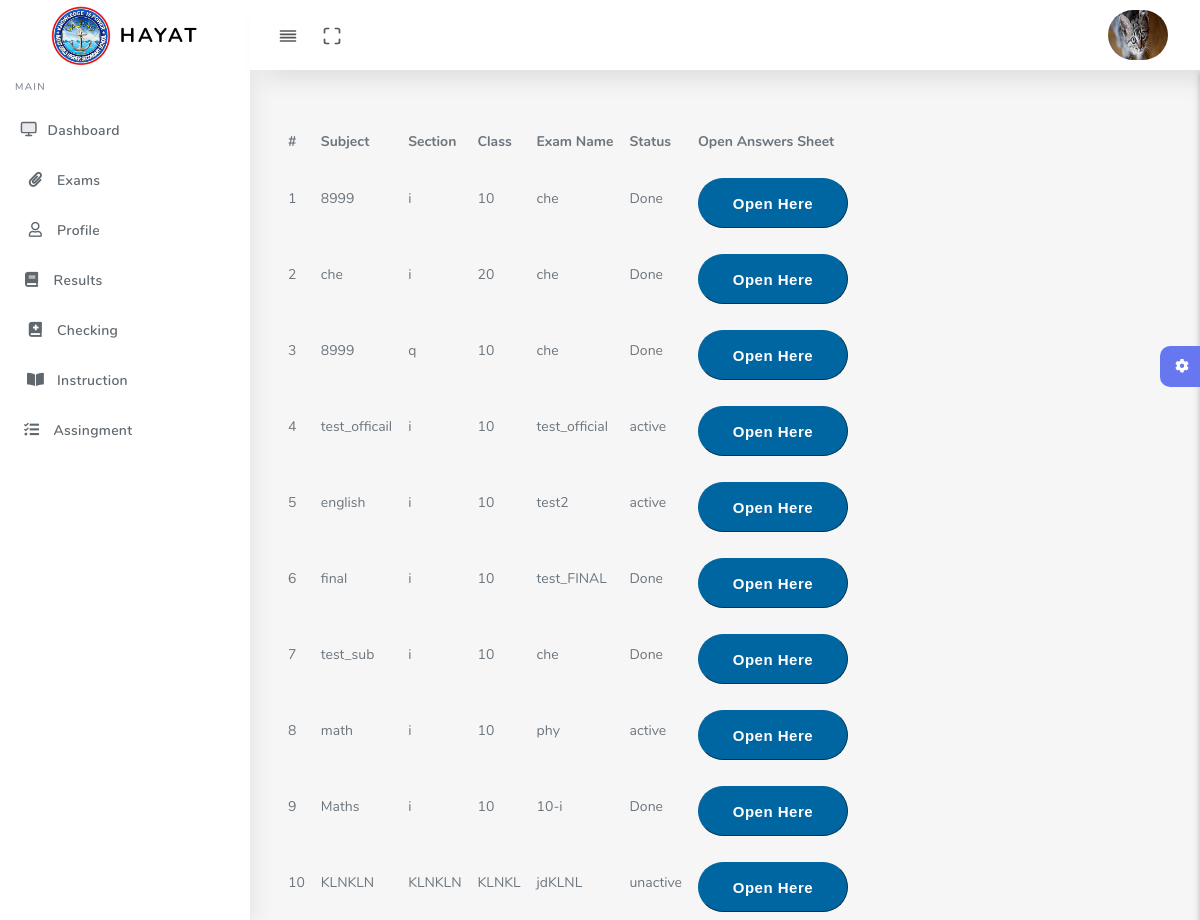
The page /teacher/checkingsubject.php (signed in) on the database its author committed.
### tables this page shows
CREATE TABLE `teachers` (
  `t_id` varchar(100) NOT NULL COMMENT 'Roll Number/Gr.Number of Teacher',
  `name` varchar(30) NOT NULL,
  `class` varchar(10) NOT NULL,
  `subject` varchar(20) NOT NULL,
  `section` varchar(20) NOT NULL,
  `username` varchar(20) NOT NULL,
  `email` varchar(50) NOT NULL,
  `password` varchar(30) NOT NULL,
  `t_cnic` int(30) NOT NULL,
  `t_phone` int(20) NOT NULL,
  `address` varchar(200) NOT NULL,
  `p_address` varchar(255) NOT NULL COMMENT 'Parament Address',
  `acc_approval` int(1) NOT NULL DEFAULT 0,
  `class_teacher` varchar(20) NOT NULL DEFAULT 'none',
  `user_image` varchar(255) NOT NULL DEFAULT '0',
  `online_status` varchar(10) NOT NULL,
  `profile_lock` int(2) NOT NULL
);

CREATE TABLE `exam_data` (
  `exam_id` int(255) NOT NULL,
  `exam_name` varchar(100) NOT NULL,
  `subject` varchar(100) NOT NULL,
  `t_id` varchar(100) NOT NULL,
  `section` varchar(20) NOT NULL,
  `class` varchar(20) NOT NULL,
  `time` varchar(4) NOT NULL,
  `status` varchar(20) NOT NULL DEFAULT 'unactive' COMMENT 'Active Exam Or Not',
  `created` datetime(6) DEFAULT current_timestamp(6),
  `admin_approval` int(2) NOT NULL DEFAULT 0 COMMENT 'admin approve of exams or not(testing phase)'
);

### teacher/checkingsubject.php (the view, shortened to what this page needs)
<?php
include '../connection/config.php';
$tid = $_SESSION["t_id"];
$sql_img = "select user_image from `teachers` where t_id ='$tid' and user_image = '0'";
$conn_img = mysqli_query($conn,$sql_img);
$p_img= mysqli_num_rows($conn_img);
$sqlp_img = "select user_image from `teachers` where t_id ='$tid' and user_image <> '0'";
$pro_img = mysqli_query($conn,$sqlp_img);
while($row = mysqli_fetch_assoc($pro_img)){
  $uimg = $row['user_image'];
}
?>
<!DOCTYPE html>
<html lang="en">
<head>
  <link rel="stylesheet" href="assets/css/app.min.css">
  <link rel="stylesheet" href="assets/css/style.css">
  <link rel="stylesheet" href="assets/css/components.css">
  <link rel="stylesheet" href="assets/css/custom.css">
</head>
<body>
  <div id="app">
    <div class="main-wrapper main-wrapper-1">
      <div class="navbar-bg"></div>
      <nav class="navbar navbar-expand-lg main-navbar sticky">
        <div class="form-inline mr-auto">
          <ul class="navbar-nav mr-3">
            <li><a href="#" data-toggle="sidebar" class="nav-link nav-link-lg
									collapse-btn"> <i data-feather="align-justify"></i></a></li>
            <li><a href="#" class="nav-link nav-link-lg fullscreen-btn">
                <i data-feather="maximize"></i>
              </a></li>
          </ul>
        </div>
        <ul class="navbar-nav navbar-right">
          <li class="dropdown"><a href="#" data-toggle="dropdown"
              class="nav-link dropdown-toggle nav-link-lg nav-link-user">
    <?php
    if($p_img == 1){
      echo  "<img id='profileImage' src='assets/img/teacher.png' class='mobile_profile_image' alt='Please Uploaded Photo'>";
}else{
   echo  "<img id='profileImage' src='$uimg' class='mobile_profile_image' alt='Uploaded Photo'>";
}
      ?>
      <span class="d-sm-none d-lg-inline-block"></span></a>
          </li>
        </ul>
      </nav>
      <div class="main-sidebar sidebar-style-2">
        <aside id="sidebar-wrapper">
          <div class="sidebar-brand">
            <a href="index.html"> <img alt="image" src="../assets/images/logo.jpg" id="logo_header" class="header-logo" /> <span
                class="logo-name">HAYAT</span>
            </a>
          </div>
<ul class="sidebar-menu">
            <li class="menu-header">Main</li>
            <li class="dropdown">
              <a href="profile_t.php" class="nav-link"><i data-feather="monitor"></i><span>Dashboard</span></a>
            </li>
            <li class="dropdown">
              <a href="exam.php" class="nav-link"><i class="fas fa-paperclip"></i><span>Exams</span></a>
            </li>
            <li class="dropdown">
              <a href="profile.php" class="nav-link"><i class="far fa-user"></i><span>Profile</span></a>
            </li>
            <li class="dropdown">
              <a href="select_exam.php" class="nav-link"><i class="fa fa-book" aria-hidden="true"></i><span>Results</span></a>
            </li>
            <li class="dropdown">
              <a href="checkingsubject.php" class="nav-link"><i class="fas fa-book-medical"></i><span>Checking</span></a>
            </li>
            <li class="dropdown">
              <a href="instruction.php" class="nav-link"><i class="fas fa-book-open"></i><span>Instruction</span></a>
            </li>
            <li class="dropdown">
              <a href="assingment.php" class="nav-link"><i class="fa fa-tasks" aria-hidden="true"></i><span>Assingment</span></a>
            </li>
          </ul>
        </aside>
      </div>
      <div class="main-content">
        <section class="section">
          <div class="section-body">
            <div class="subject">
    <table>
  <thead>
    <tr>
    <th>#</th>
      <th>Subject</th>
      <th>Section</th>
      <th>Class</th>
      <th>Exam Name</th>
      <th>Status</th>
      <th>Open Answers Sheet</th>
    </tr>
   </thead>
    <?php
$sql_sub = "SELECT * FROM exam_data WHERE t_id = '$tid'";
$result_sub = mysqli_query($conn,$sql_sub);
$i =1;
while($sub = mysqli_fetch_assoc($result_sub)){
    $Subject = $sub['subject'];
    $status = $sub['status'];
    $section = $sub['section'];
    $class = $sub['class'];
    $exam_name = $sub['exam_name'];
    $exam_id = $sub['exam_id'];
        echo  "<tbody>".
        "<tr>".
        "<td>"."$i"."</td>".
        "<td>"."$Subject"."</td>".
        "<td>"."$section"."</td>".
        "<td>"."$class"."</td>".
        "<td>"."$exam_name"."</td>".
        "<td>"."$status"."</td>".
        "<td>"."<form method='post'>
        <input type='hidden' name='id' value='"."$exam_id"."'>
        <input type='hidden' name='ex_n' value='"."$exam_name"."'>
        <input type='hidden' name='sec' value='"."$section"."'>
        <input type='hidden' name='sub' value='"."$Subject"."'>
        <input type='submit' class='btn' value='Open Here' name='open_paper'>
        </form>".
        "</tr>";
            $i =$i +1;
    }
    echo "</tbody>";
    ?>
</div>
          </div>
        </section>
        <div class="settingSidebar">
          <a href="javascript:void(0)" class="settingPanelToggle"> <i class="fa fa-spin fa-cog"></i>
          </a>
        </div>
      </div>
    </div>
  </div>
</body>
</html>

### teacher/checkingsubject.php (style rules this page uses)
#logo_header { width: 60px; height: 60px; }
#profileImage { width: 50px; height: 50px; border-radius: 30px; }
.btn { background: #0066A2; color: white; border-style: outset; border-color: #0066A2; height: 50px; width: 150px; font: bold 15px arial, sans-serif; text-shadow:none; margin-top: 10px; padding: 0px; border-radius: 80px; }
#profileImage { width: 60px; }
td { padding: 8px; }
th { padding: 8px; }

### rows shown on the page
teachers: user_image (picture)
exam_data: subject "8999", section "i", class "10", exam_name "che", status "Done"
exam_data: subject "che", section "i", class "20", exam_name "che", status "Done"
exam_data: subject "8999", section "q", class "10", exam_name "che", status "Done"
exam_data: subject "test_officail", section "i", class "10", exam_name "test_official", status "active"
exam_data: subject "english", section "i", class "10", exam_name "test2", status "active"
exam_data: subject "final", section "i", class "10", exam_name "test_FINAL", status "Done"
exam_data: subject "test_sub", section "i", class "10", exam_name "che", status "Done"
exam_data: subject "math", section "i", class "10", exam_name "phy", status "active"
exam_data: subject "Maths", section "i", class "10", exam_name "10-i", status "Done"
exam_data: subject "KLNKLN", section "KLNKLN", class "KLNKL", exam_name "jdKLNL", status "unactive"
